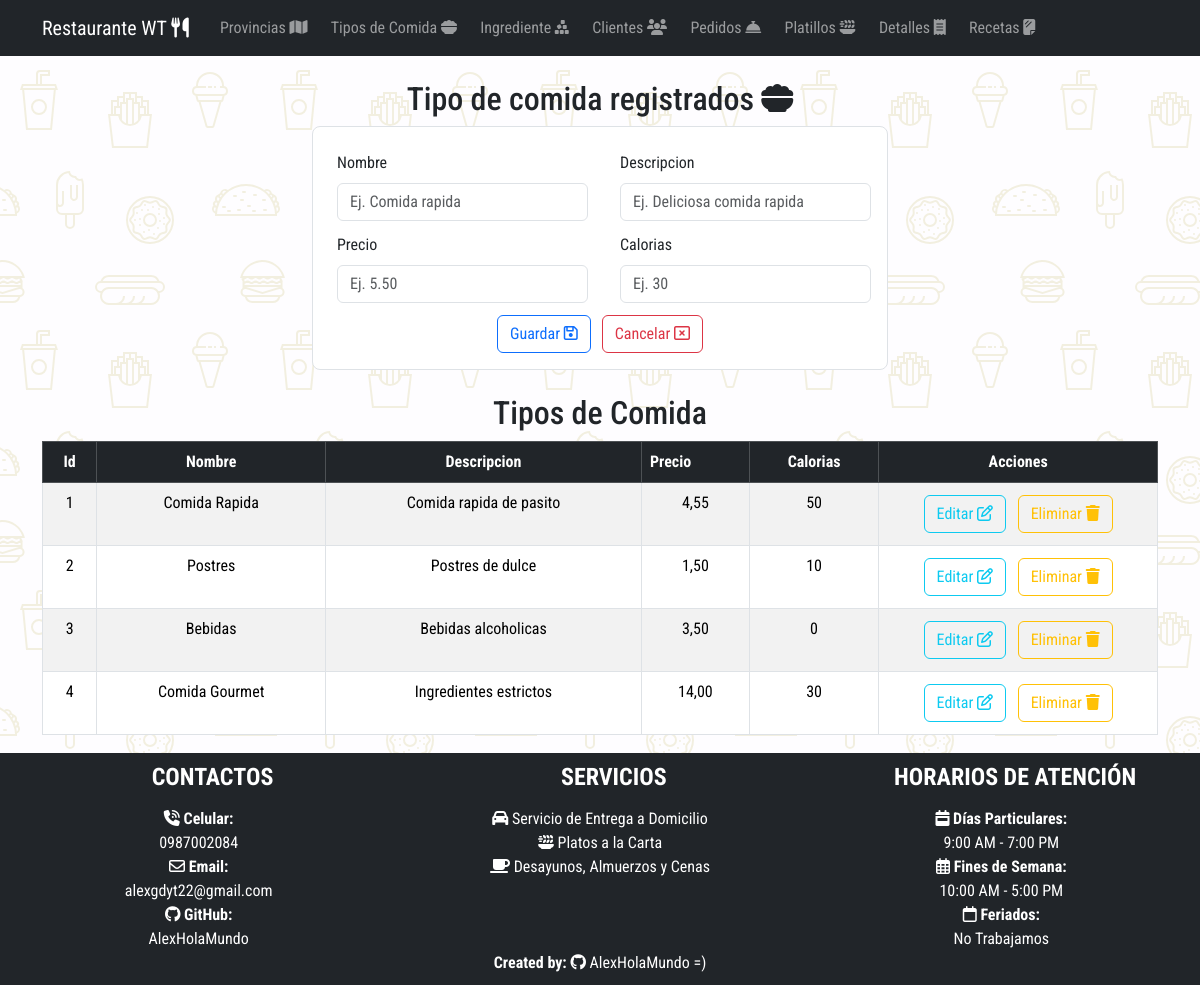
Page /listaTipo/ on the earlier database version.
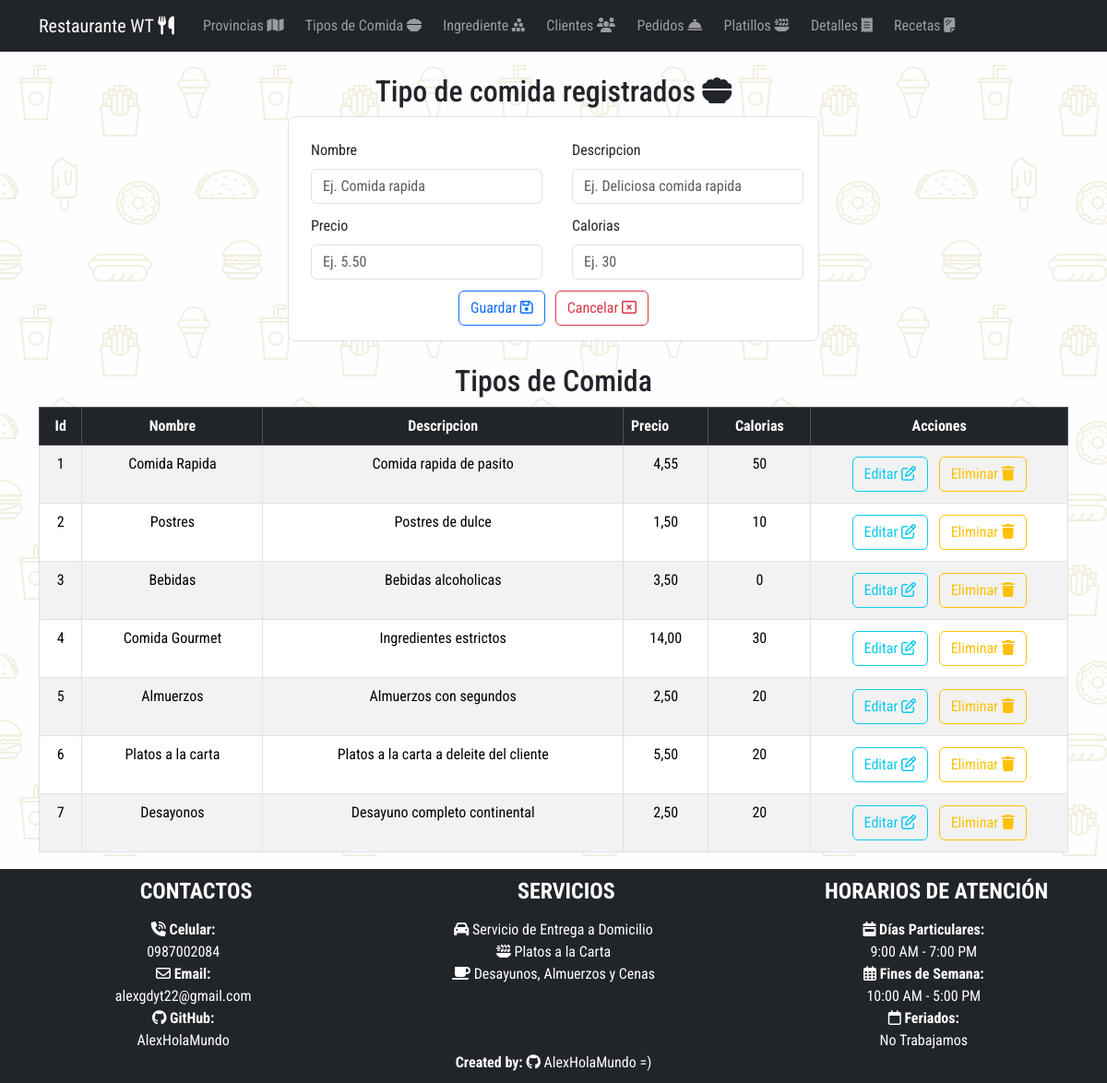
Same page on the later database version.
### Aplicaciones/RestauranteWT/models.py (models this page shows, shortened)
class Tipo(models.Model):
    idTipo_wt = models.AutoField(primary_key=True)
    nombre_wt = models.CharField(max_length=50)
    descripcion_wt = models.CharField(max_length=100)
    precio_wt = models.DecimalField(max_digits=8, decimal_places=2)
    calorias_wt = models.IntegerField(default=0)

### Aplicaciones/RestauranteWT/views.py (the view)
# urls.py: path('listaTipo/', views.listaTipo),
def listaTipo (request):
    tipoBdd=Tipo.objects.all()
    return render(request, 'listaTipo.html', {'tipos':tipoBdd})

### Aplicaciones/RestauranteWT/templates/listaTipo.html (shortened to what this page needs)
{% extends "plantilla.html" %} {% block contenido %} {%load static %}
<div class="container w-50 mt-4 mb-4">
  <h2 class="text-center">
    Tipo de comida registrados <i class="fa-solid fa-bowl-food"></i>
  </h2>
  <form
    class="border p-3 rounded-3"
    action="/guardarTipo/"
    method="POST"
    enctype="multipart/form-data"
    id="formTipo"
  >
    <div class="row">
      <div class="col-md-6">
        <div class="m-1">
          <label for="" class="form-label m-1">Nombre</label>
          <input
            type="text"
            required
            class="form-control m-1"
            placeholder="Ej. Comida rapida"
            value=""
            name="nombre_wt"
            id="nombre_wt"
          />
        </div>
      </div>
      <div class="col-md-6">
        <div class="m-1">
          <label for="" class="form-label m-1">Descripcion</label>
          <input
            type="text"
            required
            class="form-control m-1"
            placeholder="Ej. Deliciosa comida rapida"
            value=""
            name="descripcion_wt"
            id="descripcion_wt"
          />
        </div>
      </div>
    </div>
    <div class="row">
      <div class="col-md-6">
        <div class="m-1">
          <label for="" class="form-label m-1">Precio</label>
          <input
            type="decimal"
            required
            class="form-control m-1"
            placeholder="Ej. 5.50"
            value=""
            name="precio_wt"
            id="precio_wt"
          />
        </div>
      </div>
      <div class="col-md-6">
        <div class="m-1">
          <label for="" class="form-label m-1">Calorias</label>
          <input
            type="number"
            required
            class="form-control m-1"
            placeholder="Ej. 30"
            value=""
            name="calorias_wt"
            id="calorias_wt"
          />
        </div>
      </div>
    </div>
    <center class="mt-2">
      <button type="submit" name="button" class="btn btn-outline-primary">
        Guardar <i class="fa-regular fa-floppy-disk"></i></button
      >&nbsp;&nbsp;
      <button type="reset" name="button" class="btn btn-outline-danger">
        Cancelar <i class="fa-regular fa-window-close"></i>
      </button>
    </center>
  </form>
</div>
<center class="mt-4 mb-4">
  <div class="container table-responsive">
    <h2 class="text-center">Tipos de Comida</h2>
    <table class="table table-striped table-bordered table-hover" id="tbTipo">
      <thead>
        <tr class="table-dark">
          <th class="text-center" scope="col">Id</th>
          <th class="text-center" scope="col">Nombre</th>
          <th class="text-center" scope="col">Descripcion</th>
          <th clas="text-center" scope="col">Precio</th>
          <th class="text-center" scope="col">Calorias</th>
          <th class="text-center w-25" scope="col">Acciones</th>
        </tr>
      </thead>
      <tbody>
        {% for tipo in tipos %}
        <tr>
          <td class="text-center">{{tipo.idTipo_wt}}</td>
          <td class="text-center">{{tipo.nombre_wt}}</td>
          <td class="text-center">{{tipo.descripcion_wt}}</td>
          <td class="text-center">{{tipo.precio_wt}}</td>
          <td class="text-center">{{tipo.calorias_wt}}</td>
          <td class="text-center w-25">
            <a
              href="/editarTipo/{{tipo.idTipo_wt}}"
              class="btn btn-outline-info m-1"
              >Editar <i class="fa-regular fa-pen-to-square"></i
            ></a>
            <a
              href="javascript:void(0);"
              type="button"
              class="btn btn-outline-warning m-1"
              onclick="eliminarTipo('/eliminarTipo/{{tipo.idTipo_wt}}')"
              >Eliminar <i class="fa-solid fa-trash"></i
            ></a>
          </td>
        </tr>
        {% endfor %}
      </tbody>
    </table>
  </div>
</center>
{% endblock contenido %}

Differences in the rows shown:
added Tipo: idTipo_wt "5", nombre_wt "Almuerzos", descripcion_wt "Almuerzos con segundos", precio_wt "2,50", calorias_wt "20"
added Tipo: idTipo_wt "6", nombre_wt "Platos a la carta", descripcion_wt "Platos a la carta a deleite del cliente", precio_wt "5,50", calorias_wt "20"
added Tipo: idTipo_wt "7", nombre_wt "Desayonos", descripcion_wt "Desayuno completo continental", precio_wt "2,50", calorias_wt "20"
